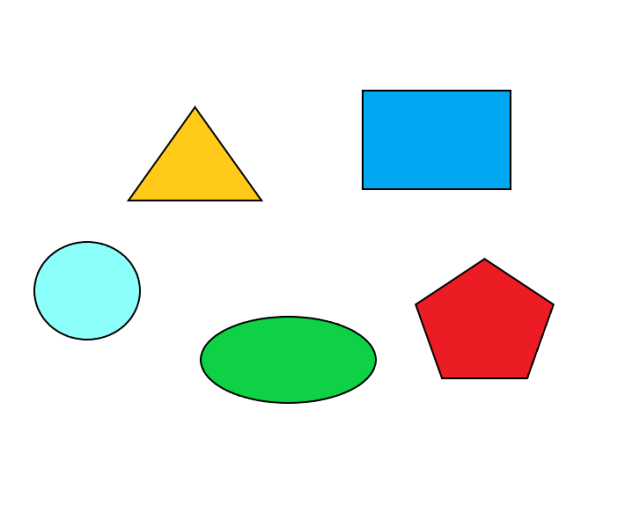
#> input picture 22- Detect Simple Geometric Shapes/shapes.png, 625 x 527 px
$ python 1.py
#> lines starting #> are read from the running program, lines starting #| are printed output that depends on the picture; after the words box and inside, x2 and y2 are one past the last pixel; in counts of white or black regions, pixels touching at a corner belong together; long printed decimals are rounded
import cv2


img = cv2.imread('shapes.png')
#> img is the input picture: shape (527, 625, 3); mean B, G, R 233.7, 238.4, 229.6

gray = cv2.cvtColor(img,cv2.COLOR_BGR2GRAY)
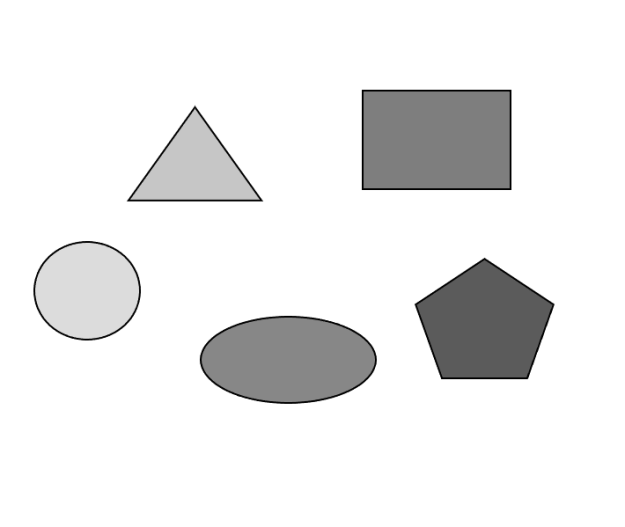
#> gray: shape (527, 625); min 0, max 255, mean 235.2
_,thresh = cv2.threshold(gray,240,255,cv2.THRESH_BINARY)
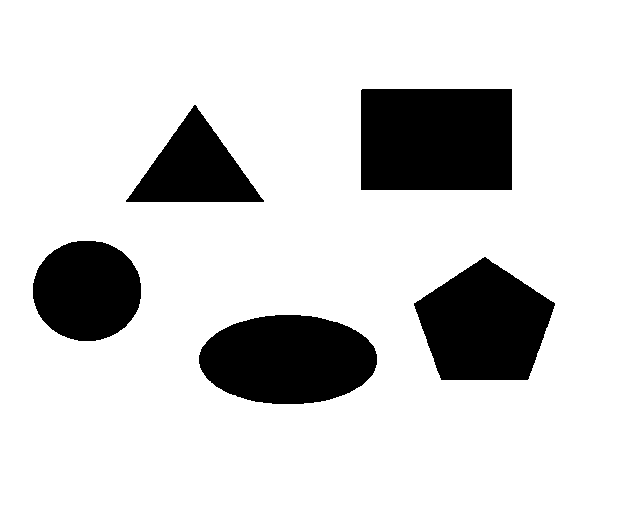
#> thresh: shape (527, 625); 83.3% white; 5 black regions
contours , _ = cv2.findContours(thresh,cv2.RETR_TREE,cv2.CHAIN_APPROX_NONE)
#> contours = 6 contours; box (x1, y1, x2, y2) and area: (0, 0, 625, 527) 328224, (360, 88, 513, 191) 15500, (198, 314, 378, 405) 12709, (413, 256, 556, 381) 12224, (32, 240, 142, 342) 8734, (125, 104, 265, 203) 6951
# draws = cv2.drawContours(gray,contours,-1,(0,255,255),1)


for contour in contours:
    approx = cv2.approxPolyDP(contour,0.01 * cv2.arcLength(contour, True),True)
    cv2.drawContours(img,[approx],0,(0,100,255),5)
    x = approx.ravel()[0]
    y = approx.ravel()[1]
    print(len(approx))

    if len(approx) == 3 :
        cv2.putText(img,'Triangle',(x+35,y-100),cv2.FONT_HERSHEY_COMPLEX,0.5,(0,0,0))

    elif len(approx) == 4 :
        x1,y1,w,h = cv2.boundingRect(approx)
        print(x1,y1,w,h)
        aspect_ratio = float(w)/h
        print(aspect_ratio)
        if aspect_ratio > 0.95 and aspect_ratio < 1.05 :
            cv2.putText(img,'Square',(x+35,y-100),cv2.FONT_HERSHEY_COMPLEX,0.5,(0,0,0))
        else :
            cv2.putText(img,'Rectangle',(x+35,y-10),cv2.FONT_HERSHEY_COMPLEX,0.5,(0,0,0))

    elif len(approx) == 5 :
        cv2.putText(img,'Pentagon',(x+35,y-53),cv2.FONT_HERSHEY_COMPLEX,0.5,(0,0,0))

    elif len(approx) == 6 :
        cv2.putText(img,'Hexagon',(x+35,y-53),cv2.FONT_HERSHEY_COMPLEX,0.5,(0,0,0))

    elif len(approx) == 10 :
        cv2.putText(img,'Star',(x+35,y-53),cv2.FONT_HERSHEY_COMPLEX,0.5,(0,0,0))

    elif len(approx) == 12 :
        cv2.putText(img,'Oval',(x+75,y-45),cv2.FONT_HERSHEY_COMPLEX,0.5,(0,0,0))

    else :
        cv2.putText(img,'Circle',(x-5,y-5),cv2.FONT_HERSHEY_COMPLEX,0.5,(0,0,0))
#> this loop made 6 passes
#> (approx, x, y, x1, y1, w, h, aspect_ratio) on passes 1, 6: ([[0, 0], [0, 526], [624, 526], [624, 0]], 0, 0, 0, 0, 625, 527, 1.19), ([[360, 90], [511, 88], [512, 189], [361, 190]], 360, 90, 360, 88, 153, 103, 1.49)
#> (x, y) on passes 2 to 4: (198, 355), (413, 303), (71, 241)
#| 4
#| 0 0 625 527
#| 1.186
#| 12
#| 5
#| 14
#| 3
#| 4
#| 360 88 153 103
#| 1.485
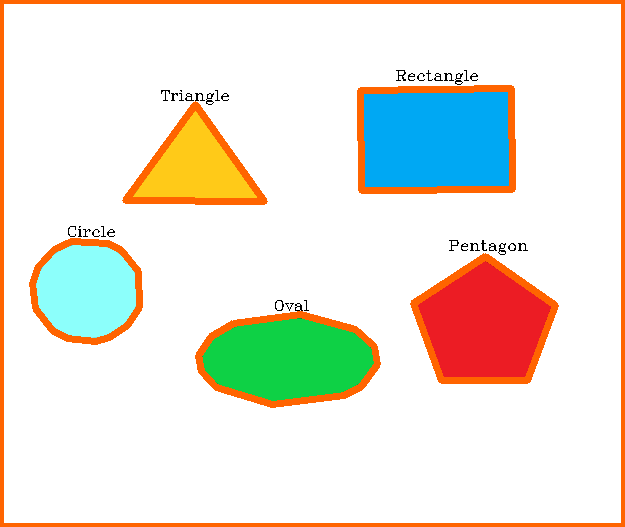
#> img: shape (527, 625, 3); 7.45% of pixels changed, all inside (x1, y1, x2, y2) = (0, 0, 625, 527)


cv2.imshow('Original image' , img)
cv2.imshow('THreshold' , thresh)
# cv2.imshow('Contours' , draws)

cv2.waitKey(0)
cv2.destroyAllWindows()
